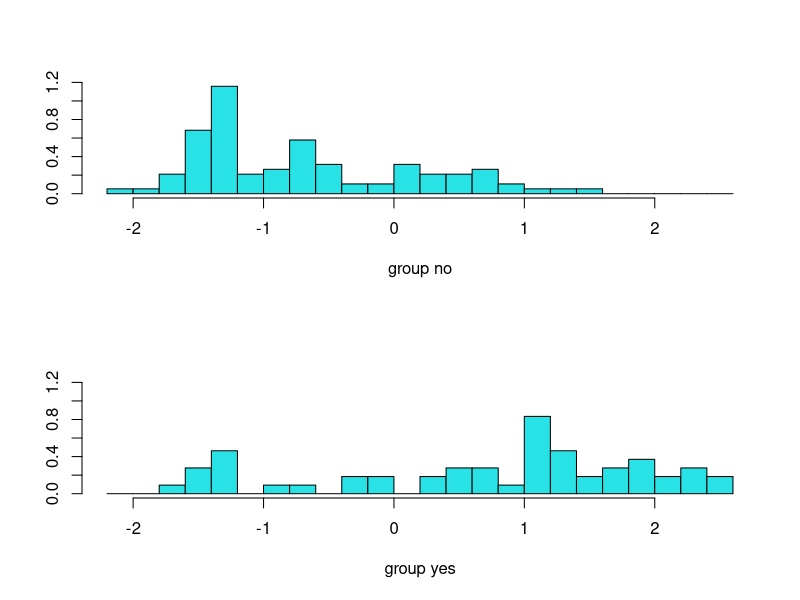
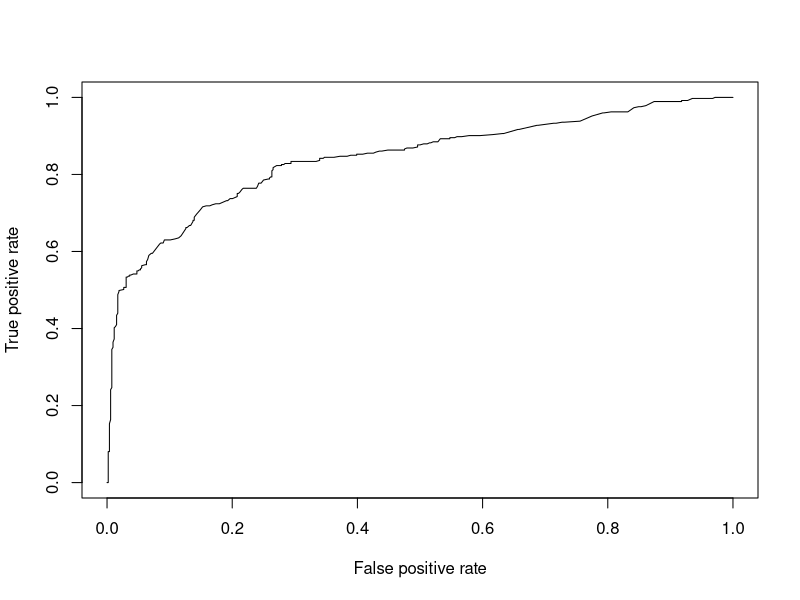

Recreate these plots in R, in order.
## ---- chunk 1
knitr::opts_chunk$set(echo = TRUE)
## ---- chunk 2
library(carData)
## ---- chunk 3
str(TitanicSurvival)
## ---- chunk 4
summary(TitanicSurvival)
## ---- chunk 5
TitanicSurvival = TitanicSurvival[complete.cases(TitanicSurvival),]
## ---- chunk 6
glm.fit = glm(survived ~., data = TitanicSurvival, family = "binomial")
## ---- chunk 7
summary(glm.fit)
## ---- chunk 8
exp(coef(glm.fit)[2])
## ---- chunk 9
library(lmtest)
glm.fit.null = glm(survived ~ 1, data = TitanicSurvival, family = "binomial")
lrtest(glm.fit, glm.fit.null)
## ---- chunk 10
contrasts(TitanicSurvival$passengerClass)
## ---- chunk 11
prob = predict(glm.fit, type = "response") 
head(prob)
## ---- chunk 12
pred = rep("no", length(prob))
pred[prob>0.5] = "yes"
mean(pred == TitanicSurvival$survived)
## ---- chunk 13
set.seed(1)
cnt = dim(TitanicSurvival)[1]
index = sample(cnt, round(cnt/7), replace = F)
train.data = TitanicSurvival[index,]
test.data = TitanicSurvival[-index,]
## ---- chunk 14
glm.fit = glm(survived ~., data = train.data, 
              family = "binomial")
prob = predict(glm.fit, test.data, type = "response")
## ---- chunk 15
pred = rep("no", cnt-round(cnt/7))
pred[prob>0.5] = "yes"
table(pred, test.data$survived)
mean(pred == test.data$survived)
## ---- chunk 16
library(MASS) 
lda.fit = lda(survived~., data = train.data)
## ---- chunk 17
lda.fit
## ---- chunk 18
plot(lda.fit)
## ---- chunk 19
pred = predict(lda.fit, test.data)
## ---- chunk 20
names(pred)
## ---- chunk 21
head(pred$posterior)
## ---- chunk 22
table(pred$class, test.data$survived)
## ---- chunk 23
mean(pred$class == test.data$survived)
## ---- chunk 24
library(ROCR)
## ---- chunk 25
prob = predict(glm.fit, test.data, type = "response")
## ---- chunk 26
pred = prediction(prob, test.data$survived)
## ---- chunk 27
perf = performance(pred, "tpr", "fpr") # tpr = true positive rate, fpr = false positive rate 
## ---- chunk 28
plot(perf)
## ---- chunk 29
perf = performance(pred, "auc")
str(perf)
perf@y.values[[1]]
